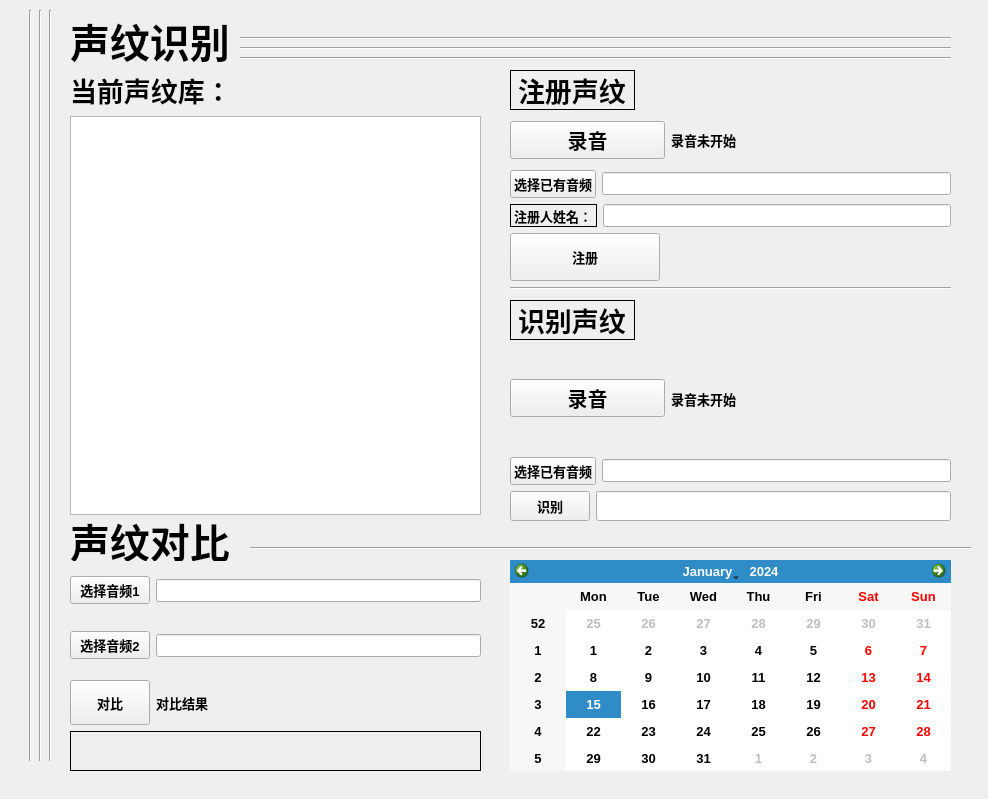
<?xml version="1.0" encoding="UTF-8"?>
<ui version="4.0">
 <class>Form</class>
 <widget class="QWidget" name="Form">
  <property name="geometry">
   <rect>
    <x>0</x>
    <y>0</y>
    <width>988</width>
    <height>799</height>
   </rect>
  </property>
  <property name="font">
   <font>
    <pointsize>10</pointsize>
    <weight>75</weight>
    <bold>true</bold>
   </font>
  </property>
  <property name="windowTitle">
   <string>声纹识别系统</string>
  </property>
  <property name="styleSheet">
   <string notr="true"/>
  </property>
  <widget class="QWidget" name="verticalLayoutWidget">
   <property name="geometry">
    <rect>
     <x>70</x>
     <y>70</y>
     <width>411</width>
     <height>451</height>
    </rect>
   </property>
   <layout class="QVBoxLayout" name="verticalLayout">
    <item>
     <widget class="QLabel" name="label">
      <property name="font">
       <font>
        <pointsize>20</pointsize>
        <weight>75</weight>
        <bold>true</bold>
       </font>
      </property>
      <property name="text">
       <string>当前声纹库：</string>
      </property>
      <property name="scaledContents">
       <bool>false</bool>
      </property>
     </widget>
    </item>
    <item>
     <widget class="QTextBrowser" name="textBrowser"/>
    </item>
    <item>
     <widget class="Line" name="line_9">
      <property name="orientation">
       <enum>Qt::Vertical</enum>
      </property>
     </widget>
    </item>
   </layout>
  </widget>
  <widget class="QWidget" name="verticalLayoutWidget_2">
   <property name="geometry">
    <rect>
     <x>510</x>
     <y>70</y>
     <width>441</width>
     <height>211</height>
    </rect>
   </property>
   <layout class="QVBoxLayout" name="verticalLayout_2">
    <item>
     <layout class="QHBoxLayout" name="horizontalLayout">
      <item>
       <widget class="QLabel" name="label_2">
        <property name="maximumSize">
         <size>
          <width>180</width>
          <height>40</height>
         </size>
        </property>
        <property name="font">
         <font>
          <pointsize>20</pointsize>
          <weight>75</weight>
          <bold>true</bold>
         </font>
        </property>
        <property name="frameShape">
         <enum>QFrame::Box</enum>
        </property>
        <property name="text">
         <string>注册声纹</string>
        </property>
       </widget>
      </item>
      <item>
       <spacer name="horizontalSpacer_3">
        <property name="orientation">
         <enum>Qt::Horizontal</enum>
        </property>
        <property name="sizeHint" stdset="0">
         <size>
          <width>228</width>
          <height>18</height>
         </size>
        </property>
       </spacer>
      </item>
     </layout>
    </item>
    <item>
     <layout class="QHBoxLayout" name="horizontalLayout_4">
      <item>
       <widget class="QPushButton" name="pushButton">
        <property name="font">
         <font>
          <pointsize>15</pointsize>
          <weight>75</weight>
          <bold>true</bold>
         </font>
        </property>
        <property name="text">
         <string>录音</string>
        </property>
       </widget>
      </item>
      <item>
       <widget class="QLabel" name="label_9">
        <property name="minimumSize">
         <size>
          <width>280</width>
          <height>0</height>
         </size>
        </property>
        <property name="text">
         <string>录音未开始</string>
        </property>
       </widget>
      </item>
     </layout>
    </item>
    <item>
     <layout class="QVBoxLayout" name="verticalLayout_3">
      <item>
       <layout class="QHBoxLayout" name="horizontalLayout_5">
        <item>
         <widget class="QPushButton" name="pushButton_2">
          <property name="font">
           <font>
            <pointsize>10</pointsize>
            <weight>75</weight>
            <bold>true</bold>
           </font>
          </property>
          <property name="text">
           <string>选择已有音频</string>
          </property>
         </widget>
        </item>
        <item>
         <widget class="QLineEdit" name="lineEdit"/>
        </item>
       </layout>
      </item>
      <item>
       <layout class="QHBoxLayout" name="horizontalLayout_2">
        <item>
         <widget class="QLabel" name="label_8">
          <property name="frameShape">
           <enum>QFrame::Box</enum>
          </property>
          <property name="text">
           <string>注册人姓名：</string>
          </property>
          <property name="textFormat">
           <enum>Qt::AutoText</enum>
          </property>
         </widget>
        </item>
        <item>
         <widget class="QLineEdit" name="lineEdit_5"/>
        </item>
       </layout>
      </item>
     </layout>
    </item>
    <item>
     <widget class="QPushButton" name="pushButton_7">
      <property name="maximumSize">
       <size>
        <width>150</width>
        <height>50</height>
       </size>
      </property>
      <property name="text">
       <string>注册</string>
      </property>
     </widget>
    </item>
   </layout>
  </widget>
  <widget class="QWidget" name="verticalLayoutWidget_4">
   <property name="geometry">
    <rect>
     <x>510</x>
     <y>300</y>
     <width>441</width>
     <height>221</height>
    </rect>
   </property>
   <layout class="QVBoxLayout" name="verticalLayout_4">
    <item>
     <layout class="QHBoxLayout" name="horizontalLayout_6">
      <item>
       <widget class="QLabel" name="label_3">
        <property name="maximumSize">
         <size>
          <width>180</width>
          <height>40</height>
         </size>
        </property>
        <property name="font">
         <font>
          <pointsize>20</pointsize>
          <weight>75</weight>
          <bold>true</bold>
         </font>
        </property>
        <property name="frameShape">
         <enum>QFrame::Box</enum>
        </property>
        <property name="text">
         <string>识别声纹</string>
        </property>
       </widget>
      </item>
      <item>
       <spacer name="horizontalSpacer_4">
        <property name="orientation">
         <enum>Qt::Horizontal</enum>
        </property>
        <property name="sizeHint" stdset="0">
         <size>
          <width>228</width>
          <height>18</height>
         </size>
        </property>
       </spacer>
      </item>
     </layout>
    </item>
    <item>
     <layout class="QHBoxLayout" name="horizontalLayout_7">
      <item>
       <widget class="QPushButton" name="pushButton_3">
        <property name="font">
         <font>
          <pointsize>15</pointsize>
          <weight>75</weight>
          <bold>true</bold>
         </font>
        </property>
        <property name="text">
         <string>录音</string>
        </property>
       </widget>
      </item>
      <item>
       <widget class="QLabel" name="label_10">
        <property name="minimumSize">
         <size>
          <width>280</width>
          <height>0</height>
         </size>
        </property>
        <property name="text">
         <string>录音未开始</string>
        </property>
       </widget>
      </item>
     </layout>
    </item>
    <item>
     <layout class="QVBoxLayout" name="verticalLayout_5">
      <item>
       <layout class="QHBoxLayout" name="horizontalLayout_8">
        <item>
         <widget class="QPushButton" name="pushButton_4">
          <property name="font">
           <font>
            <pointsize>10</pointsize>
            <weight>75</weight>
            <bold>true</bold>
           </font>
          </property>
          <property name="text">
           <string>选择已有音频</string>
          </property>
         </widget>
        </item>
        <item>
         <widget class="QLineEdit" name="lineEdit_2"/>
        </item>
       </layout>
      </item>
      <item>
       <layout class="QHBoxLayout" name="horizontalLayout_3">
        <item>
         <widget class="QPushButton" name="pushButton_8">
          <property name="maximumSize">
           <size>
            <width>150</width>
            <height>50</height>
           </size>
          </property>
          <property name="text">
           <string>识别</string>
          </property>
         </widget>
        </item>
        <item>
         <widget class="QLineEdit" name="lineEdit_6">
          <property name="minimumSize">
           <size>
            <width>0</width>
            <height>30</height>
           </size>
          </property>
         </widget>
        </item>
       </layout>
      </item>
     </layout>
    </item>
   </layout>
  </widget>
  <widget class="QLabel" name="label_4">
   <property name="geometry">
    <rect>
     <x>70</x>
     <y>520</y>
     <width>291</width>
     <height>41</height>
    </rect>
   </property>
   <property name="font">
    <font>
     <pointsize>30</pointsize>
     <weight>75</weight>
     <bold>true</bold>
    </font>
   </property>
   <property name="text">
    <string>声纹对比</string>
   </property>
  </widget>
  <widget class="QWidget" name="verticalLayoutWidget_6">
   <property name="geometry">
    <rect>
     <x>70</x>
     <y>680</y>
     <width>411</width>
     <height>91</height>
    </rect>
   </property>
   <layout class="QVBoxLayout" name="verticalLayout_8">
    <item>
     <layout class="QVBoxLayout" name="verticalLayout_7">
      <item>
       <layout class="QHBoxLayout" name="horizontalLayout_12">
        <item>
         <widget class="QPushButton" name="pushButton_9">
          <property name="maximumSize">
           <size>
            <width>150</width>
            <height>50</height>
           </size>
          </property>
          <property name="text">
           <string>对比</string>
          </property>
         </widget>
        </item>
        <item>
         <widget class="QLabel" name="label_6">
          <property name="text">
           <string>对比结果</string>
          </property>
         </widget>
        </item>
        <item>
         <spacer name="horizontalSpacer_7">
          <property name="orientation">
           <enum>Qt::Horizontal</enum>
          </property>
          <property name="sizeHint" stdset="0">
           <size>
            <width>40</width>
            <height>20</height>
           </size>
          </property>
         </spacer>
        </item>
       </layout>
      </item>
      <item>
       <widget class="QLabel" name="label_5">
        <property name="maximumSize">
         <size>
          <width>16777215</width>
          <height>40</height>
         </size>
        </property>
        <property name="frameShape">
         <enum>QFrame::Box</enum>
        </property>
        <property name="text">
         <string/>
        </property>
       </widget>
      </item>
     </layout>
    </item>
   </layout>
  </widget>
  <widget class="QLabel" name="label_7">
   <property name="geometry">
    <rect>
     <x>70</x>
     <y>10</y>
     <width>301</width>
     <height>61</height>
    </rect>
   </property>
   <property name="font">
    <font>
     <family>Manjari Thin</family>
     <pointsize>30</pointsize>
     <weight>50</weight>
     <italic>false</italic>
     <bold>false</bold>
    </font>
   </property>
   <property name="styleSheet">
    <string notr="true"/>
   </property>
   <property name="text">
    <string>&lt;html&gt;&lt;head/&gt;&lt;body&gt;&lt;p&gt;&lt;span style=&quot; font-weight:600;&quot;&gt;声纹识别&lt;/span&gt;&lt;/p&gt;&lt;/body&gt;&lt;/html&gt;</string>
   </property>
  </widget>
  <widget class="QWidget" name="layoutWidget">
   <property name="geometry">
    <rect>
     <x>70</x>
     <y>560</y>
     <width>411</width>
     <height>61</height>
    </rect>
   </property>
   <layout class="QHBoxLayout" name="horizontalLayout_10">
    <item>
     <widget class="QPushButton" name="pushButton_5">
      <property name="text">
       <string>选择音频1</string>
      </property>
     </widget>
    </item>
    <item>
     <widget class="QLineEdit" name="lineEdit_3"/>
    </item>
   </layout>
  </widget>
  <widget class="Line" name="line">
   <property name="geometry">
    <rect>
     <x>510</x>
     <y>280</y>
     <width>441</width>
     <height>16</height>
    </rect>
   </property>
   <property name="orientation">
    <enum>Qt::Horizontal</enum>
   </property>
  </widget>
  <widget class="Line" name="line_2">
   <property name="geometry">
    <rect>
     <x>250</x>
     <y>540</y>
     <width>721</width>
     <height>16</height>
    </rect>
   </property>
   <property name="orientation">
    <enum>Qt::Horizontal</enum>
   </property>
  </widget>
  <widget class="QCalendarWidget" name="calendarWidget">
   <property name="geometry">
    <rect>
     <x>510</x>
     <y>560</y>
     <width>441</width>
     <height>211</height>
    </rect>
   </property>
  </widget>
  <widget class="Line" name="line_3">
   <property name="geometry">
    <rect>
     <x>40</x>
     <y>10</y>
     <width>21</width>
     <height>751</height>
    </rect>
   </property>
   <property name="orientation">
    <enum>Qt::Vertical</enum>
   </property>
  </widget>
  <widget class="Line" name="line_4">
   <property name="geometry">
    <rect>
     <x>30</x>
     <y>10</y>
     <width>20</width>
     <height>751</height>
    </rect>
   </property>
   <property name="orientation">
    <enum>Qt::Vertical</enum>
   </property>
  </widget>
  <widget class="Line" name="line_5">
   <property name="geometry">
    <rect>
     <x>20</x>
     <y>10</y>
     <width>20</width>
     <height>751</height>
    </rect>
   </property>
   <property name="orientation">
    <enum>Qt::Vertical</enum>
   </property>
  </widget>
  <widget class="Line" name="line_6">
   <property name="geometry">
    <rect>
     <x>240</x>
     <y>50</y>
     <width>711</width>
     <height>16</height>
    </rect>
   </property>
   <property name="orientation">
    <enum>Qt::Horizontal</enum>
   </property>
  </widget>
  <widget class="Line" name="line_7">
   <property name="geometry">
    <rect>
     <x>240</x>
     <y>40</y>
     <width>711</width>
     <height>16</height>
    </rect>
   </property>
   <property name="orientation">
    <enum>Qt::Horizontal</enum>
   </property>
  </widget>
  <widget class="Line" name="line_8">
   <property name="geometry">
    <rect>
     <x>240</x>
     <y>30</y>
     <width>711</width>
     <height>16</height>
    </rect>
   </property>
   <property name="orientation">
    <enum>Qt::Horizontal</enum>
   </property>
  </widget>
  <widget class="QWidget" name="">
   <property name="geometry">
    <rect>
     <x>70</x>
     <y>620</y>
     <width>411</width>
     <height>51</height>
    </rect>
   </property>
   <layout class="QHBoxLayout" name="horizontalLayout_11">
    <item>
     <widget class="QPushButton" name="pushButton_6">
      <property name="text">
       <string>选择音频2</string>
      </property>
     </widget>
    </item>
    <item>
     <widget class="QLineEdit" name="lineEdit_4"/>
    </item>
   </layout>
  </widget>
 </widget>
 <resources/>
 <connections/>
</ui>
